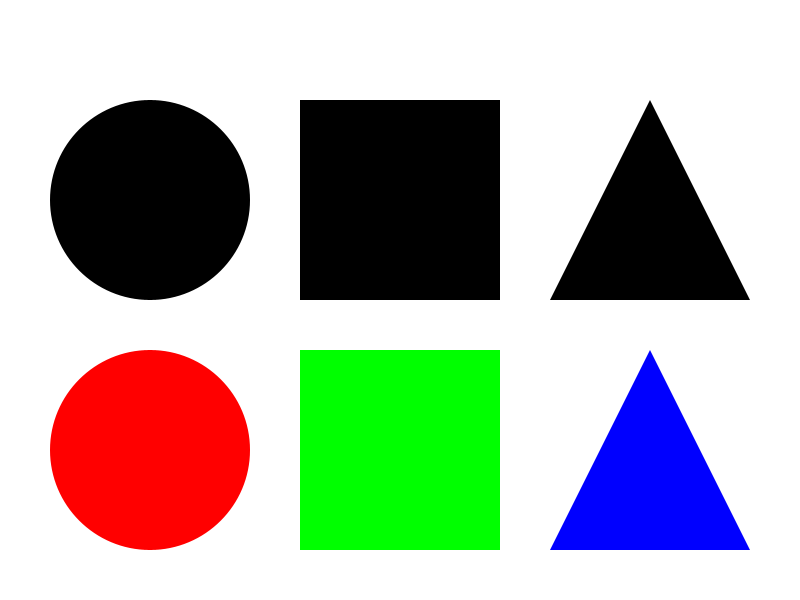
Frame 1 (no input)
Frame 60 (the mouse pressed at the canvas centre just before this capture): identical to frame 1, image omitted
Frame 120 (the mouse held since frame 60 and released just before this capture): identical to frame 1, image omitted

The Processing sketch that drew this single still picture (run headless with seeded random() and noise(); from frame 60 on, the mouse is pressed at the canvas centre):

// Processing sketch: shape_and_color
// ── shape_and_color.pde
void setup(){
  size(800, 600); 
}

void draw(){
  background(255, 255, 255);
  noStroke();
  
  
  fill(0, 0, 0);
  
  
  ellipse(150, 200, 200, 200);
  
  rect(300, 100, 200, 200);
  
  triangle(650, 100, 550, 300, 750, 300);
  
   
  fill(255, 0, 0);
  ellipse(150, 450, 200, 200);
  
  fill(0, 255, 0);
  rect(300, 350, 200, 200);
  
  fill(0, 0, 255);
  triangle(650, 350, 550, 550, 750, 550);
  
}
